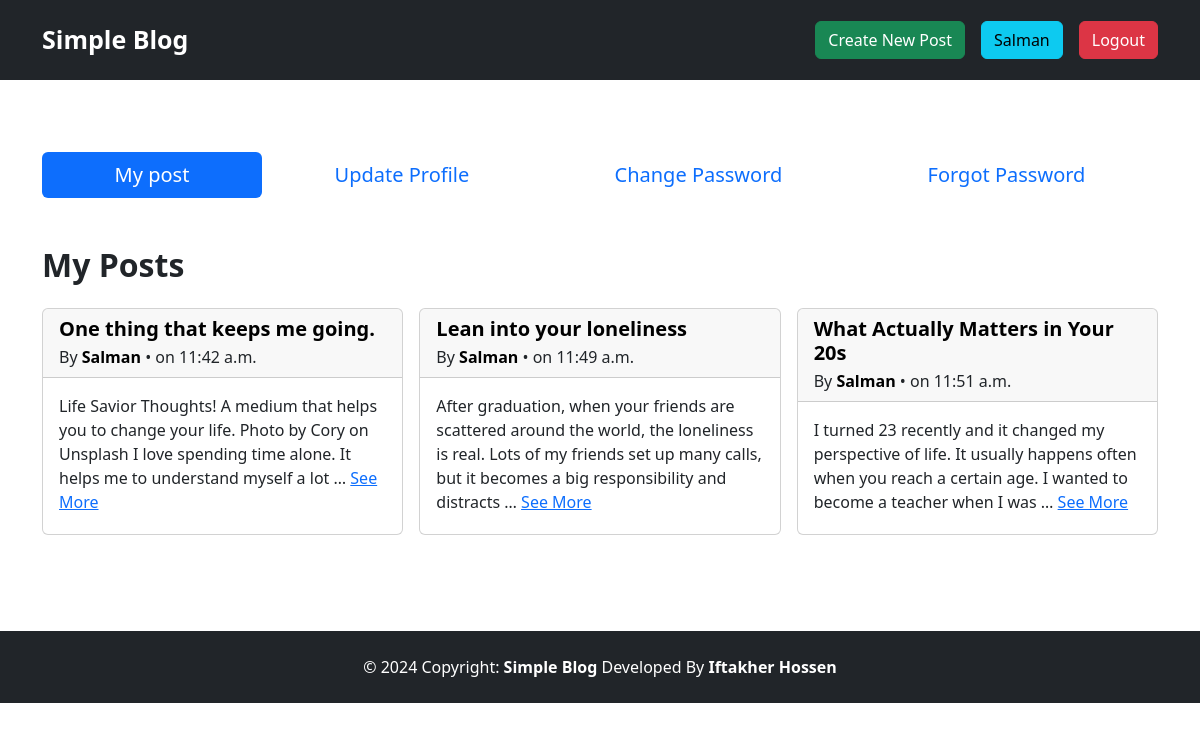
The page /author/profile/ (signed in) on the database its author committed.
### posts/models.py (models this page shows, shortened)
class Post(models.Model):
    title = models.CharField(max_length=200)
    slug = models.SlugField(max_length=200, unique=True, null=True, blank=True)
    content = models.TextField()
    category = models.ManyToManyField(Category)
    author = models.ForeignKey(User, on_delete=models.CASCADE)
    created_at = models.DateTimeField(auto_now_add=True)

### author/views.py (the view)
# urls.py: path('profile/', views.profile, name='profile'),
@login_required
def profile(request):
    data = Post.objects.filter(author=request.user)
    return render(request, 'profile.html', {'data':data})

### author/templates/profile.html (shortened to what this page needs)
{% extends 'base.html' %}
{% load crispy_forms_tags %}
{% block content %}
<div>
    <div class="mb-5">
        <nav class="nav nav-pills nav-fill">
            <a class="nav-link fs-5 active" aria-current="page" href="{% url 'profile' %}">My post</a>
            <a class="nav-link fs-5" href="{% url 'update_profile' %}">Update Profile</a>
            <a class="nav-link fs-5" href="{% url 'change_password' %}">Change Password</a>
            <a class="nav-link fs-5" href="{% url 'forgot_password' %}">Forgot Password</a>
        </nav>
    </div>
    <div>
        <h2 class="mb-4 fw-bold">My Posts</h2>
        <div>
            <div class="row row-cols-1 row-cols-lg-2 row-cols-xl-3 g-3">
                {% for post in data %}
                <div class="col">
                    <div class="card">
                        <div class="card-header">
                            <h5 class="card-title fw-bold">
                                <a href="{% url 'view_post' post.slug %}" class="text-decoration-none text-black">{{post.title}}</a>
                            </h5>
                            <p class="card-subtitle">By <a href="{% url 'author' post.author.username %}" class="text-black fw-semibold text-decoration-none">{{post.author.first_name|capfirst}} {{post.author.last_name|capfirst}}</a> • on {{post.created_at|time}}</p>
                        </div>
                        <div class="card-body">
                            <p class="card-text mb-1">
                                {{post.content|truncatewords:30}}
                                <a href="{% url 'view_post' post.slug %}">See More</a>
                            </p>
                        </div>
                    </div>
                </div>
                {% endfor %}
            </div>
        </div>
    </div>
</div>
{% endblock %}

### templates/base.html (shortened to what this page needs)
<!DOCTYPE html>
<html lang="en">
<head>
    <link href="https://cdn.jsdelivr.net/npm/bootstrap@5.3.3/dist/css/bootstrap.min.css" rel="stylesheet">
</head>
<body>
    <nav class="navbar navbar-dark bg-dark sticky-top top-0 navbar-expand-lg">
        <div class="container py-2 d-flex justify-content-between align-items-center">
            <a class="navbar-brand fw-bold" href="{% url 'home' %}" style="font-size:25px;">Simple Blog</a>
            <div class="collapse navbar-collapse" id="navbarSupportedContent">
                <div class="ms-auto d-flex gap-3">
                    {% if user.is_authenticated %}
                        <a href="{% url 'create_post' %}" class="btn btn-success">Create New Post</a>
                        <a href="{% url 'profile' %}" class="btn btn-info">
                            {{user.first_name|capfirst}}
                        </a>
                        <a href="{% url 'logout' %}" class="btn btn-danger">Logout</a>
                    {% else %}
                        <a href="{% url 'signup' %}" class="btn btn-success">Signup</a>
                        <a href="{% url 'login' %}" class="btn btn-warning">Login</a>
                    {% endif %}
                </div>
            </div>
        </div>
    </nav>
    <main class="container py-5">
        {% block content %}
        {% endblock %}
    </main>
    <footer class="bg-dark mt-5">
        <div class="text-center p-4 text-white">
            © 2024 Copyright:
            <a class="text-white fw-semibold text-decoration-none" href="/">Simple Blog</a>
            Developed By
            <a class="text-white fw-semibold text-decoration-none" href="https://iftakherhossen.vercel.app/">Iftakher Hossen</a>
          </div>
    </footer>
</html>

### rows shown on the page
Post: title "One thing that keeps me going.", author.first_name "Salman", created_at "11:42 a.m.", content "Life Savior Thoughts! A medium that helps you to change your life. Photo by Cory on Unsplash I love spending time alone. It helps me to understand myself a lot …"
Post: title "Lean into your loneliness", author.first_name "Salman", created_at "11:49 a.m.", content "After graduation, when your friends are scattered around the world, the loneliness is real. Lots of my friends set up many calls, but it becomes a big responsibility and distracts …"
Post: title "What Actually Matters in Your 20s", author.first_name "Salman", created_at "11:51 a.m.", content "I turned 23 recently and it changed my perspective of life. It usually happens often when you reach a certain age. I wanted to become a teacher when I was …"

### other values the page prints
{{ user.first_name|capfirst }} "Salman"
